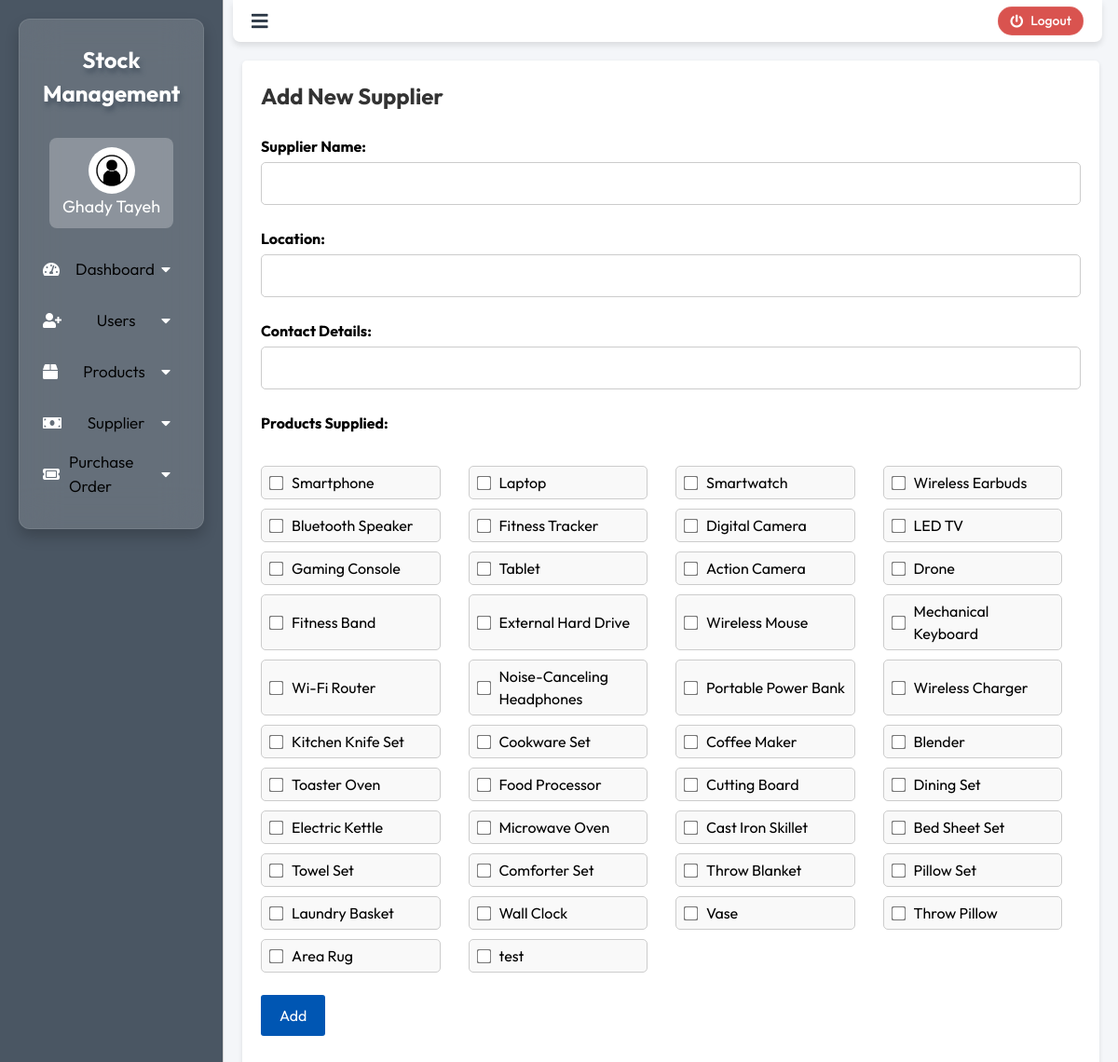
The app's page /add-supplier.php (signed in) with its own data.
### tables this page shows
CREATE TABLE `users` (
  `id` int(11) NOT NULL,
  `first_name` varchar(50) DEFAULT NULL,
  `last_name` varchar(50) DEFAULT NULL,
  `email` varchar(100) DEFAULT NULL,
  `password` varchar(255) DEFAULT NULL,
  `role` text DEFAULT 'user',
  `created_at` timestamp NOT NULL DEFAULT current_timestamp(),
  `updated_at` timestamp NOT NULL DEFAULT current_timestamp() ON UPDATE current_timestamp()
);

CREATE TABLE `products` (
  `id` int(11) NOT NULL,
  `name` varchar(100) DEFAULT NULL,
  `price` decimal(10,2) DEFAULT NULL,
  `description` text DEFAULT NULL,
  `quantity` int(11) DEFAULT NULL,
  `category` varchar(100) DEFAULT NULL
);

### add-supplier.php (the view, shortened to what this page needs)
<?php
include('database/connection.php');
?>
<!DOCTYPE html>
<html>
<head>
    <link rel="stylesheet" type="text/css" href="css/supplier.css">
</head>
<body>
    <div id="dashboardMainContainer">
        <?php include('partials/app-sidebar.php') ?>
        <div class="dashboard_content_container" id="dashboard_content_container">
            <?php include('partials/app-topnav.php') ?>
            <div class="dashboard_content">
                <div class="dashboard_content_main">
                    <h2>Add New Supplier</h2>
                    <br>
                    <form method="POST" action="database/add-suppliers.php">
                        <label for="supplier_name">Supplier Name:</label><br>
                        <input type="text" id="supplier_name" name="supplier_name" required><br><br>
                        <label for="supplier_location">Location:</label><br>
                        <input type="text" id="supplier_location" name="supplier_location" required><br><br>
                        <label for="contact_details">Contact Details:</label><br>
                        <input type="text" id="contact_details" name="contact_details" required><br><br>
                        <label for="products">Products Supplied:</label><br><br>
                      <div class="product-checkboxes">
    <?php
    $stmt = $conn->query("SELECT * FROM products");
    $products = $stmt->fetchAll(PDO::FETCH_ASSOC);
    foreach ($products as $product) {
        echo "<div class='product-checkbox'>";
        echo "<input type='checkbox' id='product_" . $product['id'] . "' name='products[]' value='" . $product['id'] . "'>";
        echo "<label style='font-weight:normal' for='product_" . $product['id'] . "'>" . htmlspecialchars($product['name']) . "</label>";
        echo "</div>";
    }
    ?>
</div>
<br>
                        <button type="submit" style="background-color:#0056b3;text-align: center;">Add</button>
                    </form>
                </div>
            </div>
        </div>
    </div>
</body>
</html>

### partials/app-sidebar.php (shortened to what this page needs)
<?php
$host = 'localhost';
$dbname = 'inventory';
$username = 'root';
$password = '';
try {
    $pdo = new PDO("mysql:host=$host;dbname=$dbname", $username, $password);
    $pdo->setAttribute(PDO::ATTR_ERRMODE, PDO::ERRMODE_EXCEPTION);
} catch (PDOException $e) {
    die("Connection failed: " . $e->getMessage());
}
$currentUser = $_SESSION['user'];
$query = "SELECT id, first_name, last_name, email,created_at,updated_at FROM users";
$stmt = $pdo->prepare($query);
$stmt->execute();
$users = $stmt->fetchAll(PDO::FETCH_ASSOC);
?>
<!DOCTYPE html>
<html lang="en">
<head>
    <link rel="stylesheet" href="https://cdnjs.cloudflare.com/ajax/libs/font-awesome/5.15.4/css/all.min.css">
</head>
<body>
<div class="dashboard_sidebar" id="dashboard_sidebar" style="background-color:#4a5663;border-right:1px solid #D1D1D1">
    <div class="glass-effect">
        <h3 class="dashboard_logo" id="dashboard_logo" style="text-shadow: 2px 5px 5px #4a5663;">Stock Management</h3>
        <div class="dashboard_sidebar_user" onclick="showUserList();">
            <img src="images/user/profile.jpg" alt="" id="userImage">
            <span id="userName"><?= $currentUser['first_name'] . ' ' . $currentUser['last_name'] ?></span>
        </div>
        <div class="dashboard_sidebar_menus">
            <ul class="dashboard_menu_lists">
                <li>
                    <div class="submenu-toggle">
                        <i class="fas fa-tachometer-alt"></i>
                        <span class="menuText">Dashboard</span>
                        <i class="fas fa-caret-down"></i>
                    </div>
                </li>
                <?php if ($currentUser['role'] === 'admin'): ?>
                <li>
                    <div class="submenu-toggle">
                        <i class="fas fa-user-plus"></i>
                        <span class="menuText">Users</span>
                        <i class="fas fa-caret-down"></i>
                    </div>
                </li>
                <?php endif; ?>
                <li>
                    <div class="submenu-toggle">
                        <i class="fas fa-box"></i>
                        <span class="menuText">Products</span>
                        <i class="fas fa-caret-down"></i>
                    </div>
                </li>
                <li>
                    <div class="submenu-toggle">
                        <i class="fas fa-money-bill"></i>
                        <span class="menuText">Supplier</span>
                        <i class="fas fa-caret-down"></i>
                    </div>
                </li>
                <li>
                    <div class="submenu-toggle">
                        <i class="fas fa-ticket"></i>
                        <span class="menuText">Purchase Order</span>
                        <i class="fas fa-caret-down"></i>
                    </div>
                </li>
            </ul>
        </div>
    </div>
</div>
</body>
</html>

### css/supplier.css (style rules this page uses)
*,*::before,*::after { box-sizing:border-box }
body,h1,h2,h3,h4,p,figure,blockquote,dl,dd { margin:0 }
body { min-height:100vh;text-rendering:optimizeSpeed;line-height:1.5 }
img,picture { max-width:100%;display:block }
input,button,textarea,select { font:inherit }
.dashboard_logo { font-size: 24px; margin-bottom: 20px; text-align: center; font-weight: bold; padding: 10px; }
.dashboard_menu_lists li { padding: 10px; }
* { font-family: Arial; }
#dashboardMainContainer { display: flex; flex-direction: row; }
div.dashboard_sidebar { width: 20%; background: #323232; height: 100vh; }
div.dashboard_content_container { width: 80%; background: #f4f6f9; height: 100vh; overflow: hidden; }
.dashboard_content { flex-grow: 1; padding: 20px; overflow-y: auto; }
.dashboard_content_container { display: flex; flex-direction: column; height: 100vh; }
.dashboard_content { flex-grow: 1; overflow-y: auto; padding: 20px; }
.dashboard_content_main { background-color: #fff; padding: 20px; border-radius: 8px; box-shadow: 0 0 10px rgba(0, 0, 0, 0.1); }
h2 { color: #333; }
form { margin-bottom: 20px; }
input[type="text"], select { padding: 10px; border-radius: 5px; border: 1px solid #ccc; margin-right: 10px; width: 200px; }
button { padding: 10px 20px; background-color: #007bff; color: #fff; border: none; border-radius: 5px; cursor: pointer; }
label { font-weight: bold; }
input[type="text"], input[type="number"], select, textarea { width: 100%; padding: 10px; border-radius: 5px; border: 1px solid #ccc; margin-top: 5px; }
.dashboard_content_main { background-color: #fff; padding: 20px; border-radius: 5px; box-shadow: 0 2px 5px rgba(0, 0, 0, 0.1); }
h2 { margin-top: 0; font-size: 24px; }
button[type="submit"] { background-color: #4CAF50; color: white; padding: 10px 20px; border: none; border-radius: 3px; cursor: pointer; }
.product-checkboxes { display: flex; flex-wrap: wrap; }
.product-checkbox { margin-right: 20px; }
.product-checkbox input[type='checkbox'] { margin-right: 5px; }
* { font-family: 'Outfit', sans-serif }

### partials/app-sidebar.php (style rules this page uses)
.dashboard_sidebar { background-color: blue; color: #fff; padding: 20px; width: 250px; overflow: scroll; }
.dashboard_logo { font-size: 24px; margin-bottom: 20px; text-align: center; }
.dashboard_sidebar_user { margin-bottom: 20px; display: flex; align-items: center; padding: 10px; background-color: rgba(255, 255, 255, 0.25); width: 80%; margin: auto; border-radius: 8px; flex-direction: column; }
.dashboard_sidebar_user img { width: 50px; height: 50px; border-radius: 50%; }
.dashboard_sidebar_user span { font-size: 18px; }
.dashboard_menu_lists { list-style: none; padding: 0; }
.menuText { margin-left: 20px; color:black; font-size: 17px; margin-left: 0; font-weight: 350; }
.submenu-toggle { display: flex; align-items: center; justify-content: space-between; cursor: pointer; height: 35px; }
.submenu-toggle i { margin-right: 10px; }
.dashboard_sidebar_user #userName { display: block; font-weight: 400; }
.glass-effect { position: relative; background-color: rgba(255, 255, 255, 0.15); border-radius: 12px; padding: 15px; backdrop-filter: blur(20px); box-shadow: 0 8px 15px rgba(0, 0, 0, 0.2); border: 1px solid rgba(255, 255, 255, 0.1); color: #fff; transition: all 0.3s ease-in-out; }

### add-supplier.php (style rules this page uses)
.product-checkboxes { display: grid; grid-template-columns: repeat(auto-fill, minmax(200px, 1fr)); gap: 10px; margin-top: 10px; }
.product-checkbox { display: flex; align-items: center; gap: 5px; padding: 5px; border: 1px solid #ccc; border-radius: 5px; background-color: #f9f9f9; transition: background-color 0.3s; }
.product-checkbox input[type="checkbox"] { transform: scale(1.2); }

### records on screen
users: first_name "Ghady", last_name "Tayeh"
products: name "Smartphone"
products: name "Laptop"
products: name "Smartwatch"
products: name "Wireless Earbuds"
products: name "Bluetooth Speaker"
products: name "Fitness Tracker"
products: name "Digital Camera"
products: name "LED TV"
products: name "Gaming Console"
products: name "Tablet"
products: name "Action Camera"
products: name "Drone"
products: name "Fitness Band"
products: name "External Hard Drive"
products: name "Wireless Mouse"
products: name "Mechanical Keyboard"
products: name "Wi-Fi Router"
products: name "Noise-Canceling Headphones"
products: name "Portable Power Bank"
products: name "Wireless Charger"
products: name "Kitchen Knife Set"
products: name "Cookware Set"
products: name "Coffee Maker"
products: name "Blender"
products: name "Toaster Oven"
products: name "Food Processor"
products: name "Cutting Board"
products: name "Dining Set"
products: name "Electric Kettle"
products: name "Microwave Oven"
products: name "Cast Iron Skillet"
products: name "Bed Sheet Set"
products: name "Towel Set"
products: name "Comforter Set"
products: name "Throw Blanket"
products: name "Pillow Set"
products: name "Laundry Basket"
products: name "Wall Clock"
products: name "Vase"
products: name "Throw Pillow"
products: name "Area Rug"
products: name "test"
